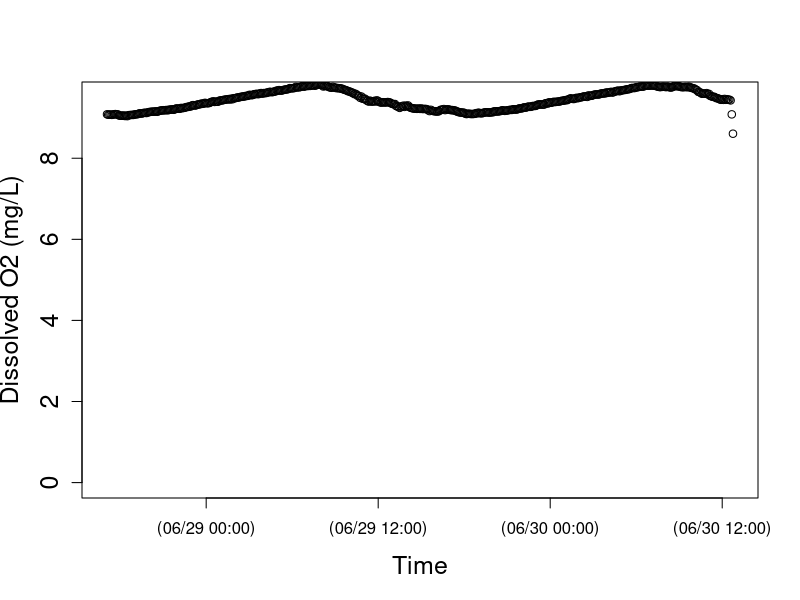
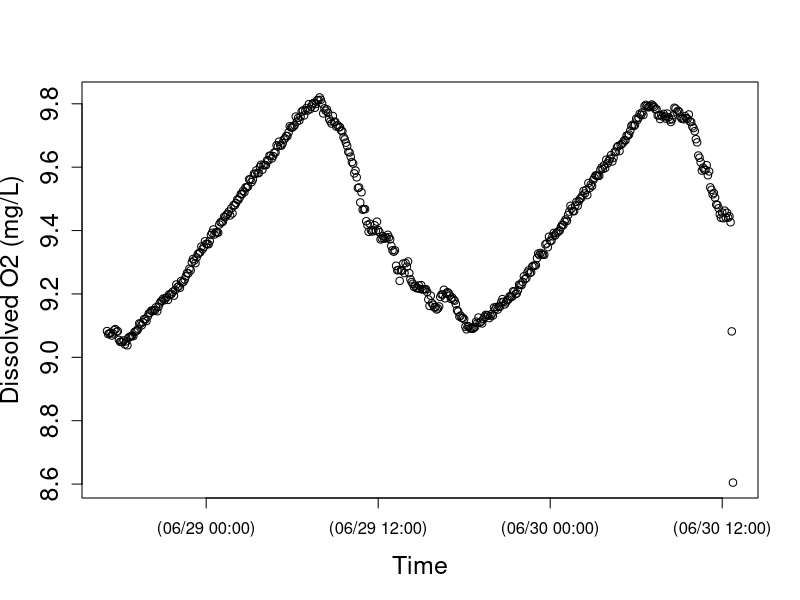

These figures' R source, in order: (Note: this script raises an error after producing the figures.)
setwd("N:/Thesis.N/FreshStart_trans/TempLight_trans/TempLightSum18_trans/HU28jun18")
install.packages("chron")
library(chron)
StreamData=read.table("HU28jun18.txt",header=TRUE)  	##time is in seconds since 1970 and in UTC
StreamData$dtime<-chron(StreamData$time/86400)-(7/24)
## Check new chron object dtime and O2 data
## here is where you can target and remove outliers if you want to check before running models 
plot(StreamData$dtime, StreamData$oxy,cex.lab=1.5, cex.axis=1.5, lwd=1,ylim=c(0,9.5), xlab="Time",ylab="Dissolved O2 (mg/L)")
plot(StreamData$dtime, StreamData$oxy,cex.lab=1.5, cex.axis=1.5, lwd=1, xlab="Time",ylab="Dissolved O2 (mg/L)")

# END data important and management
# [2] LOAD O2 SATURATION FUNCTION

osat<- function(temp, bp) {
  
  tstd<-log((298.15-temp) / (273.15 + temp))
  
  a0<-2.00907
  a1<-3.22014
  a2<-4.0501
  a3<-4.94457
  a4<- -0.256847
  a5<- 3.88767
  
  u<-10^(8.10765-(1750.286/(235+temp)))
  
  sato<-(exp(a0 + a1*tstd + a2*tstd^2 + a3*tstd^3 + a4*tstd^4+a5*tstd^5))*((bp-u)/(760-u))*1.42905
  sato
}

#end of function
# END loading O2 SAT calc #
# [3] LOAD BAROMETRIC PRESSURE FUNCTION
## Function to correct barometric pressure for altitude. From Colt (2012).
## This function gives bp in mmHg for altitude given nearby measurement of standardized barometric pressure. 
## temp is degC 
## alt is m
## bpst is in inches of Hg and the sort of data you will find from U.S. weather stations.  Delete the *25.4 if you in the rest of the world where pressure is given in metric units
####function returns mm of Hg
bpcalc<- function(bpst, alt) {
  bpst*25.4*exp((-9.80665*0.0289644*alt)/(8.31447*(273.15+15)))
}
#end of function
# END loading BP calc function ####### 
# [4] LOAD GAS EXCHANGE (K) FUNCTIONS
# NOTE: The functions you use will depend on the methods used to estimate K (O2, propane, SF6). The temperature correction (Kcor) is embedded in the models below, but the Kcor function must be loaded into R before running the model.
# UNITS are day^(-1)
## This code does the opposite of Kcor below; it estimates K600 for KO2 at a given temperature. From Wanninkhof (1992).
K600fromO2<-function (temp, KO2) {
  ((600/(1800.6 - (120.1 * temp) + (3.7818 * temp^2) - (0.047608 * temp^3)))^-0.5) * KO2
}
#end of function
# This calculates K600 from K measured in a propane addition. From Raymond et al. (2012).
K600frompropane<-function (temp, Kpropane) {
  ((600/(2864 - (154.14 * temp) + (3.791 * temp^2) - (0.0379 * temp^3)))^-0.5) * Kpropane
}
#end of function
# This calculates K600 from K measured in a SF6 addition. From Raymond et al. (2012).
K600fromSF6<-function(temp, KSF6) {
  ((600/(3255.3-(217.13*temp)+(6.837*temp^2)-(0.08607*temp^3)))^-0.5)*KSF6
}
#end of function
# This function calculates KO2 at any given tempertaure from K600. via schmidt number scaling.  The scaling equation if From JÃ¤hne et al. (1987), Schmidt number conversions from Wanninkhof et al. 1992.
Kcor<-function (temp,K600){
  K600/(600/(1800.6-(temp*120.1)+(3.7818*temp^2)-(0.047608*temp^3)))^-0.5
}
#end of function
# END loading K functions
# [5] NIGHTTIME REGRESSION to estimate K -- OPTIONAL
### nighttime regression code to estimate K. Approach as in Hornberger and Kelly (1975).
## o2 file is your oxygen data (defined in subsetting)
## bp is barometric pressure in mm Hg for your site, 
## ts is the time step in MINUTES (not days as in metabolism code below)

nightreg<-function(o2file, bp, ts){
  
  temp<-o2file$temp
  oxy<-o2file$oxy
  
  # moving average on oxy data
  oxyf1<-filter(o2file$oxy,rep(1/3,3), sides=2)
  
  # trim the ends of the oxy data
  oxyf2<- oxyf1[c(-1,-length(oxyf1))]
  
  # calculate delO/delt; convert to units of days by ts in min-1*1440
  deltaO2<-((oxyf2[-1]-oxyf2[-length(oxyf2)])/ts)*1440
  
  # Trim the first two and last one from the temp data to match the filter oxy data
  temptrim<-temp[c(-2:-1,-length(temp))]
  
  # calc the dodef
  satdef<-osat(temptrim,bp)-oxyf2[-1]
  
  # fit linear model and plot using linear model fitting (lm) and abline functions in R stats package
  nreg<-lm(deltaO2~satdef)
  plot(satdef,deltaO2)
  abline(nreg)
  
  # use coef function in R stats package to get lm coefficients
  coeff<-coef(nreg)
  
  # output gives lm coeff and K600 (converted from nighttime regression estimate of KO2)
  out<-list(coeff, K600fromO2(mean(temp), coeff[2]))
  out
  
}
#end of function
# NOTE: this approach works better for some sites/dates than others; always check that your model fit is good and that your K600 estimate makes sense!
#Call as:  The first argument in the function defines when to pull data.  In this case on 10/27/204 (for spring creek) between 18:05 and 23:00

nightreg(StreamData[StreamData$dtime>=as.numeric(chron(dates="07/19/17", times="18:10:00")) & StreamData$dtime<=as.numeric(chron(dates="07/21/17", times="10:00:00")), ], bp=660, ts=10)
# END nighttime regression calculation of K #
# check that light makes sense
plot(StreamData$dtime, StreamData$light,cex.lab=1.5, cex.axis=1.5, lwd=1, xlab="Time",ylab="PAR (umol photons/s/m2)")
# END light
# [7] MODEL v1 - RIVERMETABK; solves for GPP, ER, AND K
##
# [7a] LOAD RIVERMETABK functions
###########################################

## VERSION 1 of possible metabolism model

##### now estimate metabolism

## parameter names (and units) for BOTH rivermetab functions (solving for or fixing K600):
## oxy.mod = modeled O2 (mg/L)
## oxy = O2 data (mg/L)
## MET[1] = GPP = estimated daily gross primary production (g O2 m-2 d-1); + flux of O2 production
## MET[2] = ER = estimated daily ecosystem respiration (g O2 m-2 d-1); - flux of O2 consumption 
## MET[3] = K = estimated K600 (d-1)
## z = estimated site depth (m)
## Kcor = KO2 corrected for temperature, calculated from K600 (d-1)
## bp = barometric pressure (mmHg)
## temp = water temperature (C)
## light = PAR data (or modlight from above light function)
## ts = time step of O2 data from logger (10 min intervals --> units are day, so 10/1440=0.06944)

# Model to calculate GPP, ER and K simultaneously
# This model is advantageous in the sense that one can estimate K from the data, but beware that it may be an overparameterized model.  
# Note that you have the opportunity below to use your light data or modeled light (here as data$light estimated for spring creek and french creek with the light model function above). You decide and modify the function and data names accordingly.

# rivermetabK is the master function that calls the MLE function (onestationmleK) and plotting function (onestationplot) below
rivermetabK<-function(o2file, z, bp, ts){
  
  ##pull data out of loaded o2file (subset in CALL function) and give it a name. 
  temp<-o2file$temp
  oxy<-o2file$oxy
  light<-o2file$light
  
  ##This calls onestationmleK (below) to calculate metabolism by non-linear minimization. We use nlm() function in R stats package; for more information see "help(nlm)"  The first argument is the function to be minimized, the second defines the starting values.  The function that is minimized (onestationmleK, see below) always has as its first argument, a vector of parameters (MET), and second argument a vector of starting values for those parameters, p=c(3,-5, 10).
  
  river.mle<-nlm(onestationmleK, p=c(3,-5, 10), oxy=oxy, z=z,temp=temp,light=light, bp=bp, ts=ts)
  
  ##plot modeled and measaured O2 given MLE estimates of GPP, ER, and K600.  It calls a function below onestationplot()
  
  onestationplot(GPP=river.mle$estimate[1], ER=river.mle$estimate[2],oxy=oxy,z=z,temp=temp,light=light, K=river.mle$estimate[3], bp=bp, ts=ts)
  
  ##return GPP, ER, K600, and MLE values
  b <- list(GPP=river.mle$estimate[1], ER=river.mle$estimate[2], K600=river.mle$estimate[3], neglogL=river.mle$minimum[1])
  b
}
# end of function
# This function returns the negative log likelihood value given O2 data and estimates of GPP, ER, and K (which is vector MET); is included in master rivermetabK function above
onestationmleK<-function(MET,temp, oxy, light, z, bp, ts) {
  
  # create new vector for modeled O2
  oxy.mod<-numeric(length(data))
  # give starting value from oxygen data; this is the only time O2 data is used to model GPP and ER
  oxy.mod[1]<-oxy[1]
  
  # this is the metabolism equation as in Van de Bogert et al 2007 L&OMethods
  for (i in 2:length(oxy)) {oxy.mod[i]<-oxy.mod[i-1]+((MET[1]/z)*(light[i]/sum(light)))+ MET[2]*ts/z+(Kcor(temp[i],MET[3]))*ts*(osat(temp[i],bp)-oxy.mod[i-1]) }
  
  ##below is MLE calculation; output is -log likelihood
  # diff in measured and modeled O2
  sqdiff<-(oxy-oxy.mod)^2 
  # likelihood function
  L <- length(oxy) * (log(((sum(sqdiff)/length(oxy))^0.5))+0.5*log(6.28)) + ((2*sum(sqdiff)/length(oxy))^-1) * sum(sqdiff)
  L
}
# end of function
# this function plots modeled O2 and O2 data from estimates of daily GPP, ER, and K; is included in master rivermetabK function above
# Calls same metabolism equation as in mle function, but plots modeled O2 as a function of GPP, ER, and K estimates from mle
# use this to visually assess your model estimates (should be good agreement between modeled and measured O2)
onestationplot<-function(GPP, ER, oxy, z, temp, K, light, bp, ts) {
  
  oxy.mod<-numeric(length(oxy))
  oxy.mod[1]<-oxy[1]
  
  # this is the metabolism equation as in Van de Bogert et al (2007) L&OMethods
  for (i in 2:length(oxy)) { oxy.mod[i]<-oxy.mod[i-1]+((GPP/z)*(light[i]/sum(light)))+ ER*ts/z+(Kcor(temp[i],K))*ts*(osat(temp[i],bp)-oxy.mod[i-1]) }
  
  plot(seq(1:length(oxy)),oxy.mod, type="l",xlab="Time", ylab="Dissolved oxygen  (mg/L)", cex.lab=1.5, cex.axis=1.5, lwd=2 )
  points(seq(1:length(oxy)),oxy)
}
# end of function

####### END LOADING rivermetabK function #
# [7b] CALL RIVERMETABK function
###########################################

## Call as:  z is depth in m, bp is im mmHg, ts is time steps in days.

# for spring creek data; 10/28/14
rivermetab<-function(o2file, z, bp, ts, K){
  
  ##pull data out of loaded o2file (subset in CALL function) and give it a name. 
  temp<-o2file$temp
  oxy<-o2file$oxy
  light<-o2file$light
  
  ##calculate metabolism by non linear minimization of MLE function (below)
  river.mle<-nlm(onestationmle, p=c(3,-5), oxy=oxy, z=z,temp=temp,light=light, bp=bp, ts=ts, K=K)
  
  ##plot data; uses same plot function as given for rivermetabK above (relisted below to keep each model as own unit)
  onestationplot(GPP=river.mle$estimate[1], ER=river.mle$estimate[2],oxy=oxy,z=z,temp=temp,light=light, K=K, bp=bp, ts=ts)
  
  ##return GPP, ER, and MLE value
  b<-list(GPP= river.mle$estimate[1], ER= river.mle$estimate[2],  neglogL= river.mle$minimum[1])
  b
}
# end of function

# function returns the likelihood value given O2 data and estimates of GPP, ER (which is vector MET); is included in master rivermetab function above; K600 is fixed
onestationmle<-function(MET,temp, oxy, light, z, bp, ts, K) {
  
  oxy.mod<-numeric(length(data))
  oxy.mod[1]<-oxy[1]
  
  # this is the metabolism equation as in Van de Bogert et al 2007 L&OMethods
  for (i in 2:length(oxy)) {oxy.mod[i]<-oxy.mod[i-1]+((MET[1]/z)*(light[i]/sum(light)))+ MET[2]*ts/z+(Kcor(temp[i],K))*ts*(osat(temp[i],bp)-oxy.mod[i-1]) }
  
  ## below is MLE calculation; output is likelihood
  # diff in measured and modeled O2
  sqdiff<-(oxy-oxy.mod)^2 
  # likelihood function
  L <- length(oxy)*(log(((sum(sqdiff)/length(oxy))^0.5)) +0.5*log(6.28)) + ((2*sum(sqdiff)/length(oxy))^-1)*sum(sqdiff)
  L
}
#end of function

# (As in rivermetabK)
# this function plots modeled O2 and O2 data from estimates of daily GPP and ER; is included in master rivermetab function above
# Calls same metabolism equation as in mle function, but plots modeled O2 as a function of GPP, ER estimates from mle
# use this to visually assess your model estimates (should be good agreement between modeled and measured O2)
onestationplot<-function(GPP, ER, oxy, z, temp, K, light, bp, ts) {
  
  oxy.mod<-numeric(length(oxy))
  oxy.mod[1]<-oxy[1]
  
  # this is the metabolism equation as in Van de Bogert et al (2007) L&OMethods
  for (i in 2:length(oxy)) { oxy.mod[i]<-oxy.mod[i-1]+((GPP/z)*(light[i]/sum(light)))+ ER*ts/z+(Kcor(temp[i],K))*ts*(osat(temp[i],bp)-oxy.mod[i-1]) }
  
  plot(seq(1:length(oxy)),oxy.mod, type="l",xlab="Time", ylab="Dissolved oxygen  (mg/L)", cex.lab=1.5, cex.axis=1.5, lwd=2 )
  points(seq(1:length(oxy)),oxy)
  
  print(summary(lm(oxy~oxy.mod)))
  
}
# end of function
####### END loading rivermetab function ####### 
## Call as:  z is depth in m, bp is im mmHg, ts is time steps in days.

# 5 MIN timestep!! literature k600 values based on slope
rivermetab(o2file=StreamData[StreamData$dtime>=as.numeric(chron(
  dates="06/28/18", times="17:10:00")) & StreamData $dtime<=as.numeric(chron(
    dates="06/30/18", times="12:30:00")), ], 
  z=0.056, 
  bp=724, 
  ts=0.0034722, 
  K=80.768051)
# 10 MIN timestep!! literature k600 values based on slope
rivermetab(o2file=StreamData[StreamData$dtime>=as.numeric(chron(
  dates="06/28/18", times="17:10:00")) & StreamData $dtime<=as.numeric(chron(
    dates="06/30/18", times="12:30:00")), ], 
  z=0.056, 
  bp=724, 
  ts=0.0069444, 
  K=80.768051)

# 5 MIN timestep!! my derived k600 values based on velocity
rivermetab(o2file=StreamData[StreamData$dtime>=as.numeric(chron(
  dates="06/28/18", times="17:10:00")) & StreamData $dtime<=as.numeric(chron(
  dates="06/30/18", times="12:30:00")), ], 
  z=0.056, 
  bp=724, 
  ts=0.0034722, 
  K=27.3935300)
# 10 MIN timestep!! my derived k600 values based on velocity
rivermetab(o2file=StreamData[StreamData$dtime>=as.numeric(chron(
  dates="06/28/18", times="17:10:00")) & StreamData $dtime<=as.numeric(chron(
    dates="06/30/18", times="12:30:00")), ], 
  z=0.056, 
  bp=724, 
  ts=0.0069444, 
  K=27.3935300)

# 5 MIN timestep!! full model as is 
rivermetabK(o2file=StreamData[ StreamData $dtime>=as.numeric(chron(
  dates="06/28/18", times="17:10:00")) & StreamData $dtime<=as.numeric(chron(
  dates="06/30/18", times="12:30:00")), ], 
  z=0.056, 
  bp=724, 
  ts=0.003472)
